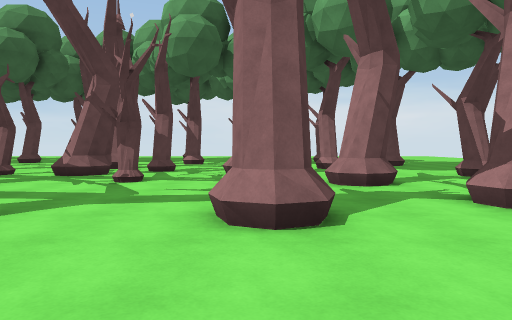
[1] (above)

24 first-person views from a walk through a Unity game level. The camera is 1.3 m above the floor, tilts 2° down and sees 70° across. The floor is counted in squares, 2 m on a side. Each view is taken from the middle of a square. On the plan, view 1 faces up. The plan holds only what a view shows up to about 11 squares ahead; the rest is blank. The place goes on beyond the plan. The player is left out. Some animated figures are not drawn. Some surface patterns are stand-ins.

[2]
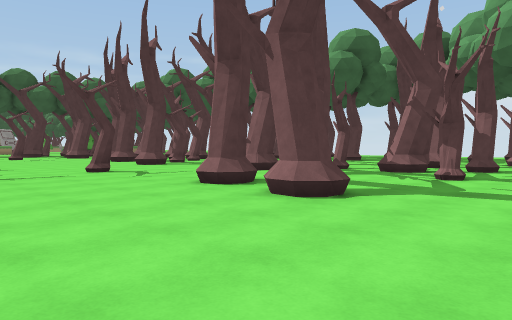

[3]
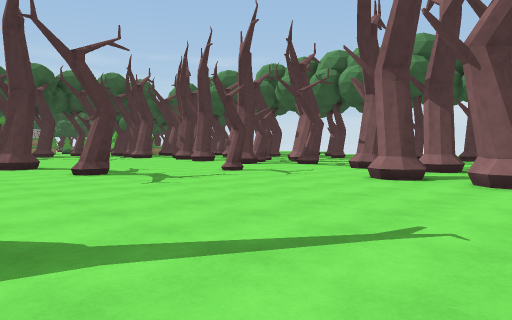

[4]
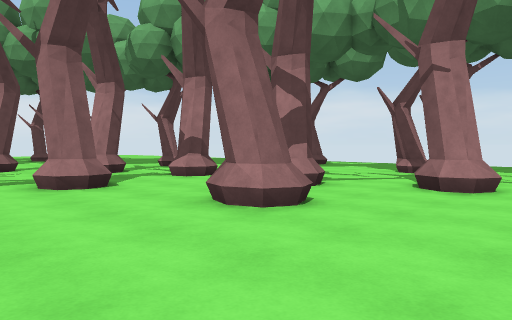

[5]
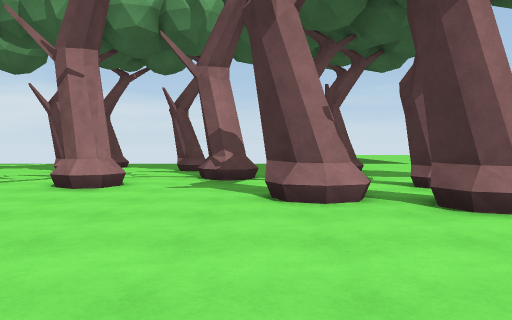

[6]
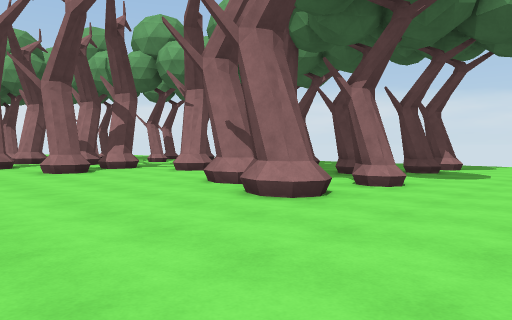

[7]
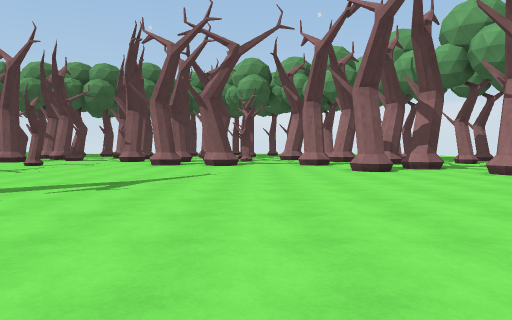

[8]
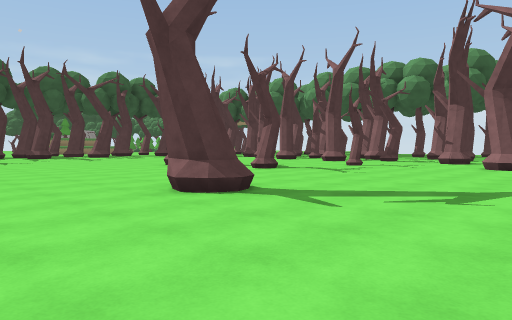

[9]
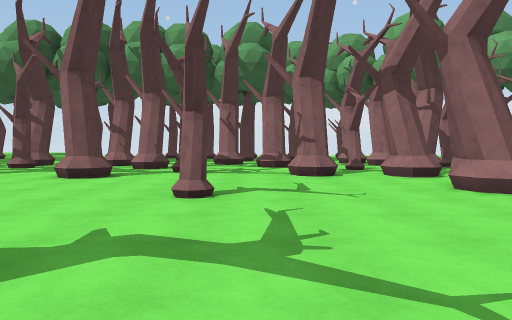

[10]
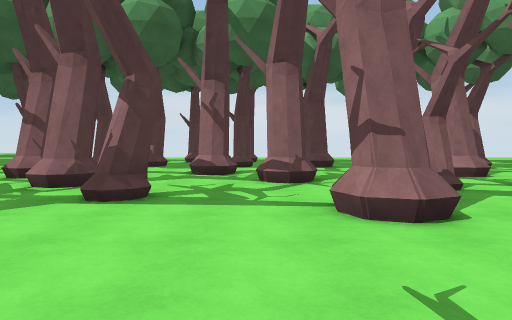

[11]
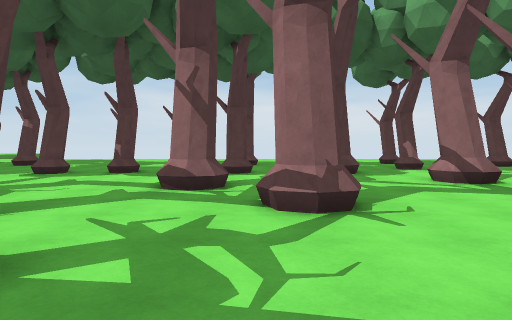

[12]
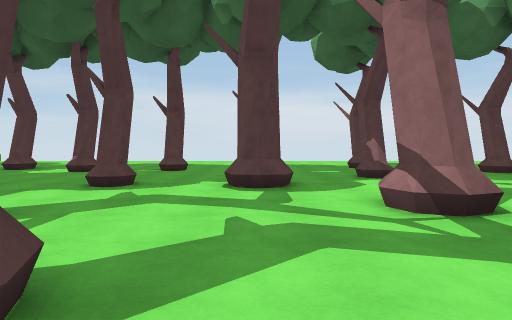

[13]
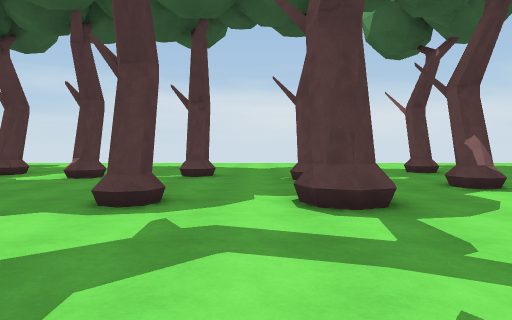

[14]
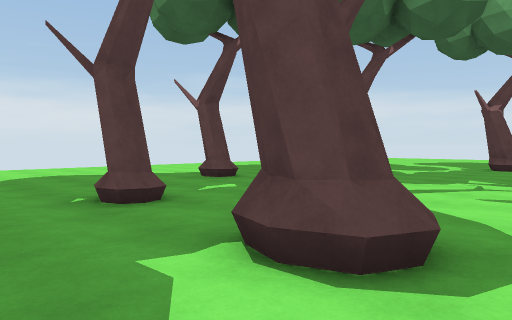

[15]
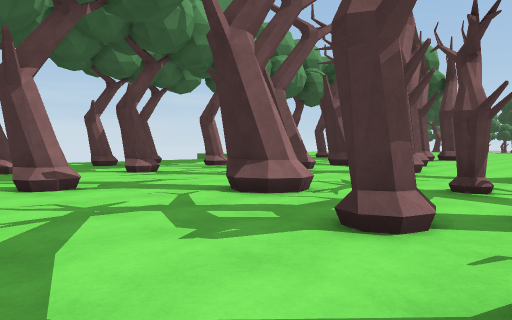

[16]
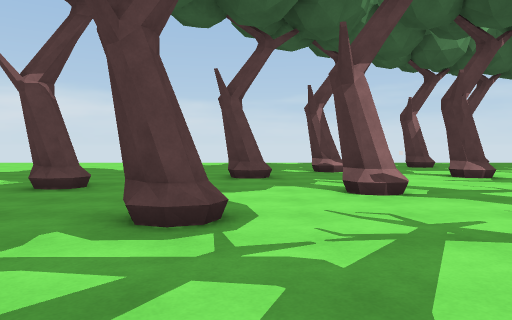

[17]
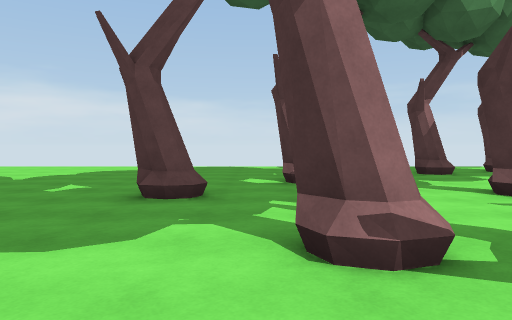

[18]
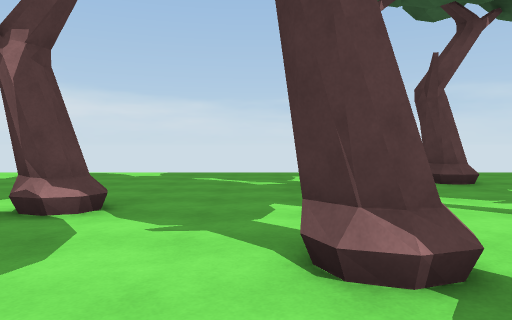

[19]
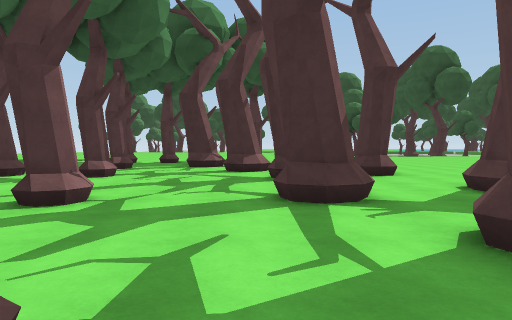

[20]
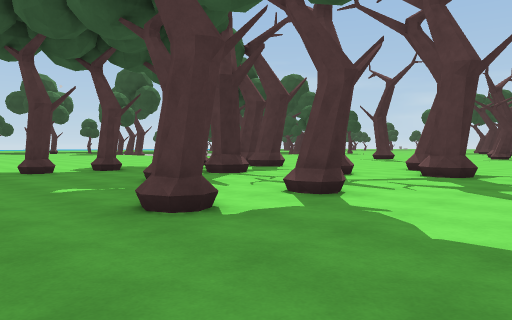

[21]
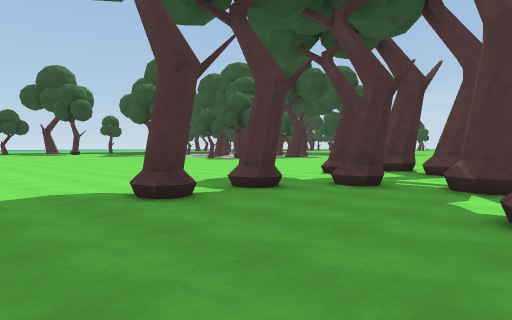

[22]
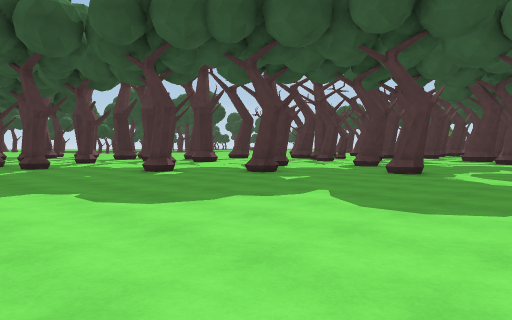

[23]
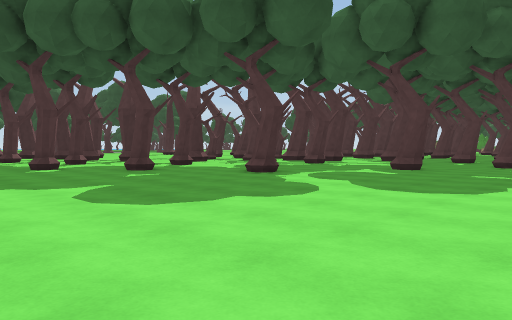

[24]
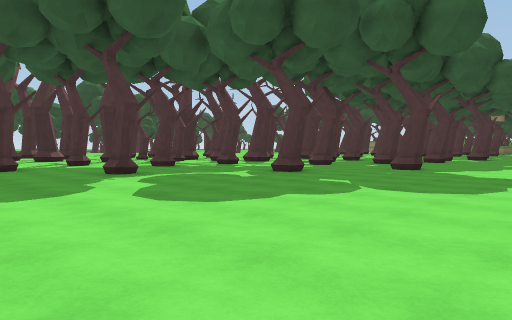

### Floor plan
Key: @ floor where view 1 was taken; # wall or solid block; x gap in a wall; . floor; / step, stairs or slope; O other object.
Columns run from 14 left of view 1 to 12 right of it. Each row starts with its distance up from view 1.
 26        ..
 25        ...        ....
 24        ...   .........
 23        ..................
 22      ....................
 21 .. .......#..............
 20 #. ........................
 19 ..#..#.......#.............
 18  ......#...................
 17 ..........#................
 16 ..#....#.........#........
 15 #....#.#..................
 14 ............#.#...........
 13 .........#.........#.......
 12  ...#....##................
 11 #.........#.....#....#.....
 10 ..#...#....O...............
  9  .#.....O.#...#............
  8  O.O...............#...#...
  7 ......#x#...O...#........
  6 .#......##......#........
  5 .........................
  4  ......./#./..#..#.........
  3  ...O...///#..#............
  2   .........................
  1   ...............#....#.#..
  0   .O..........@#..........
 -1 #..O..............#.......
 -2 #.....................#....
 -3     ................#......
 -4  ...  ..............#......
 -5 ......##.........#..#......
 -6 ......#.........#.....#x..
 -7 ................#.#.......
 -8    .......................
 -9         ..................
-10             ....   .......

Where each view was taken, in squares from view 1:
view 1: 0 up, 0 right, facing up
view 2: 1 down, 0 right, facing up-left
view 3: 4 down, 2 left, facing up-left
view 4: 3 down, 2 left, facing up-right
view 5: 4 down, 2 left, facing right
view 6: 10 down, 2 left, facing up-right
view 7: 10 down, 2 left, facing up
view 8: 9 down, 3 left, facing up-left
view 9: 2 down, 9 left, facing up
view 10: 3 up, 9 left, facing up
view 11: 6 up, 9 left, facing up
view 12: 9 up, 7 left, facing up
view 13: 11 up, 8 left, facing up
view 14: 14 up, 9 left, facing up-right
view 15: 13 up, 4 left, facing down-right
view 16: 13 up, 3 left, facing right
view 17: 12 up, 0 right, facing right
view 18: 9 up, 3 right, facing right
view 19: 9 up, 4 right, facing down
view 20: 4 up, 12 right, facing down-left
view 21: 2 down, 12 right, facing down-left
view 22: 20 up, 12 right, facing down-left
view 23: 23 up, 10 right, facing down-left
view 24: 25 up, 7 right, facing down-left
